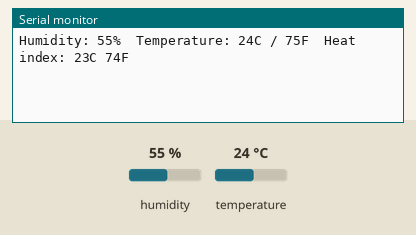
Simulated run of this sketch. Board: Arduino Uno, built with avr-gcc and run on an emulated ATmega328P. Shown: the last lines printed to the serial monitor. The inputs (shaded band) are chosen by the test bench; at power-on: temperature 24 °C, humidity 55 %.

Above: at 3.8 s.
3.9 s: temperature set to 28 °C
At 4.9 s:
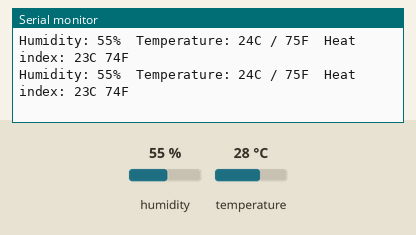
10.1 s: humidity set to 22 %
At 11.0 s:
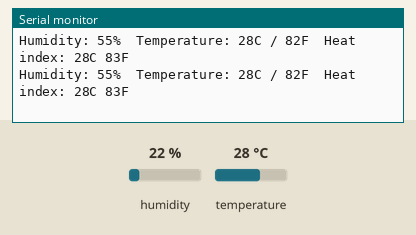
13.0 s: humidity set to 40 %
At 14.7 s:
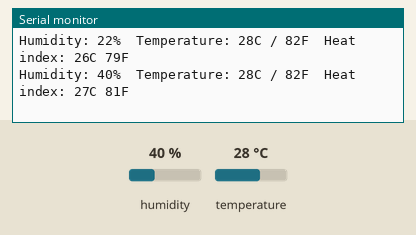
Timing chart, 0 to 16.2 s (numbered marks = the images above; inputs shaded):
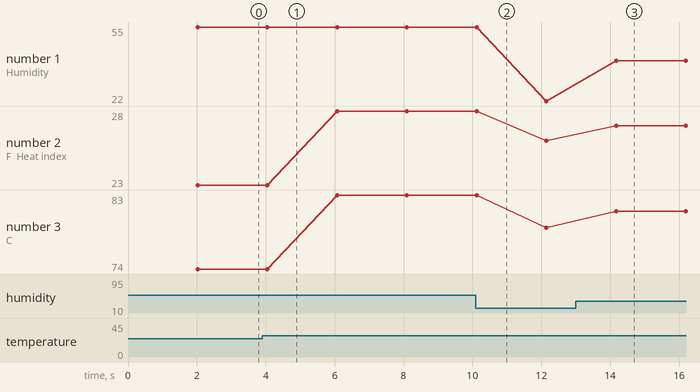

Measured:
- after the input at 13.0 s, the serial monitor: prints a new line after 1.2 s (image 3)
- plotted number 1: 55 → 22 after the input at 10.1 s, 22 → 40 after the input at 13.0 s
- plotted number 2: 23 → 28 after the input at 3.9 s, 28 → 26 after the input at 10.1 s, 26 → 27 after the input at 13.0 s
- plotted number 3: 74 → 83 after the input at 3.9 s, 83 → 79 after the input at 10.1 s, 79 → 81 after the input at 13.0 s

The sketch:

Dht11Nodemcu.ino
```cpp
 // DHT11 LIBRARY
 // https://github.com/adafruit/DHT-sensor-library
 #include "DHT.h"
 DHT dht2(5, DHT11);
 void setup()
 {
  Serial.begin(9600);
  dht2.begin();
 }
 void loop()
 {
  // Wait a few seconds between measurements.
  delay(1000);

  // Reading temperature or humidity takes about 250 milliseconds!
  // Sensor readings may also be up to 2 seconds 'old' (its a very slow sensor)
  int h = dht2.readHumidity();
  // Read temperature as Celsius (the default)
  int t = dht2.readTemperature();
  // Read temperature as Fahrenheit (isFahrenheit = true)
  int f = dht2.readTemperature(true);
 delay(1000);
  // Check if any reads failed and exit early (to try again).
  if (isnan(h) || isnan(t) || isnan(f)) {
    Serial.println(F("Failed to read from DHT sensor!"));
    return;
  }

  // Compute heat index in Fahrenheit (the default)
  int hif = dht2.computeHeatIndex(f, h);
  // Compute heat index in Celsius (isFahreheit = false)
  int hic = dht2.computeHeatIndex(t, h, false);

  Serial.print(F("Humidity: "));
  Serial.print(h);
  Serial.print(F("%  Temperature: "));
  Serial.print(t);
  Serial.print(F("C / "));
  Serial.print(f);
  Serial.print(F("F  Heat index: "));
  Serial.print(hic);
  Serial.print(F("C "));
  Serial.print(hif);
  Serial.println(F("F"));

 }
```
